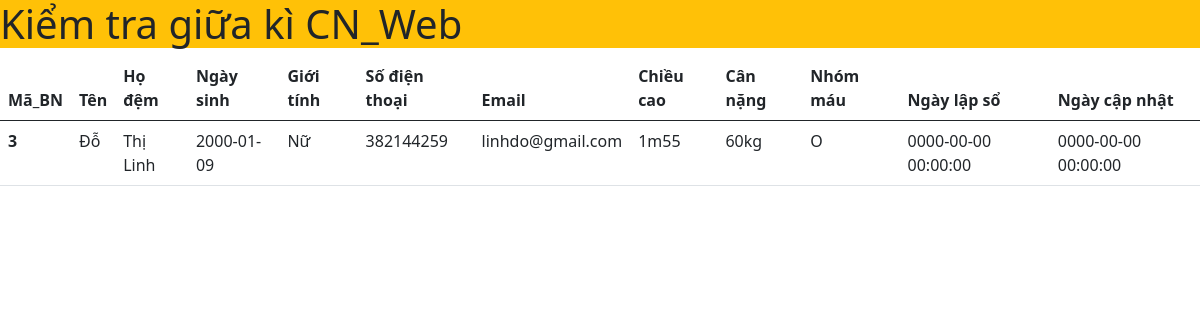
The app's page /KTGK/admin/show.php?id=3 with its own data.
### tables this page shows
CREATE TABLE `patient` (
  `patientid` int(100) NOT NULL,
  `firstname` varchar(100) NOT NULL,
  `lastname` varchar(100) NOT NULL,
  `dateofbirth` date NOT NULL,
  `gender` varchar(100) NOT NULL,
  `mobile` int(50) NOT NULL,
  `email` varchar(100) NOT NULL,
  `height` varchar(50) NOT NULL,
  `weight` varchar(50) NOT NULL,
  `id_blood_type` int(11) NOT NULL,
  `created_on` datetime NOT NULL,
  `modified_on` datetime NOT NULL
);

CREATE TABLE `nhom_mau` (
  `id_blood_type` int(11) NOT NULL,
  `bold_type` varchar(10) NOT NULL
);

### KTGK/admin/show.php (the view)
<?php
    include '../header.php';
    include '../config.php';
    $id = $_GET['id'];
    settype($id,"int");
    $sql = "SELECT e.patientid,e.firstname,e.lastname,e.dateofbirth,e.gender,e.mobile,e.email,e.height,e.weight,e.created_on,e.modified_on ,o.bold_type FROM patient e, nhom_mau     o
    WHERE e.id_blood_type = o.id_blood_type and patientid = '$id'" ;
    $result = mysqli_query($conn,$sql);
?>
    <main>
        <table class="table">
            <thead>
                <tr>
                    <th scope="col">Mã_BN</th>
                    <th scope="col">Tên</th>
                    <th scope="col">Họ đệm </th>
                    <th scope="col">Ngày sinh</th>
                    <th scope="col">Giới tính</th>
                    <th scope="col">Số điện thoại</th>
                    <th scope="col">Email</th>
                    <th scope="col">Chiều cao</th>
                    <th scope="col">Cân nặng</th>
                    <th scope="col">Nhóm máu</th>
                    <th scope="col">Ngày lập sổ</th>
                    <th scope="col">Ngày cập nhật</th>
                </tr>
            </thead>
            <tbody>
                <?php
                    if(mysqli_num_rows($result)>0){
                        while($row=mysqli_fetch_assoc($result)){
                ?>
                            <tr>
                                <th scope="row"><?php echo $row['patientid']; ?> </th>
                                <td><?php echo $row['firstname']; ?></td>
                                <td><?php echo $row['lastname']; ?></td>
                                <td><?php echo $row['dateofbirth']; ?></td>
                                <td><?php echo $row['gender']; ?></td>
                                <td><?php echo $row['mobile']; ?></td>
                                <td><?php echo $row['email']; ?></td>
                                <td><?php echo $row['height']; ?></td>
                                <td><?php echo $row['weight']; ?></td>
                                <td><?php echo $row['bold_type']; ?></td>
                                <td><?php echo $row['created_on']; ?></td>
                                <td><?php echo $row['modified_on']; ?></td>
                            </tr>
                <?php
                        }
                    }
                ?>
            </tbody>
            </table>
    </main>
<?php
    include '../footer.php';
?>

### records on screen
patient: patientid "3", firstname "Đỗ", lastname "Thị Linh", dateofbirth "2000-01-09", gender "Nữ", mobile "382144259", email "linhdo@gmail.com", height "1m55", weight "60kg", id_blood_type.bold_type "O", created_on "0000-00-00 00:00:00", modified_on "0000-00-00 00:00:00"
